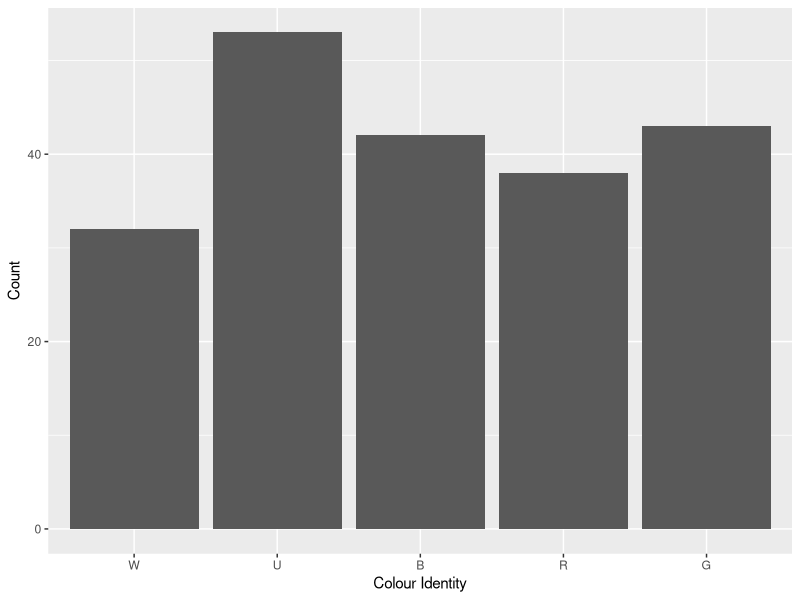
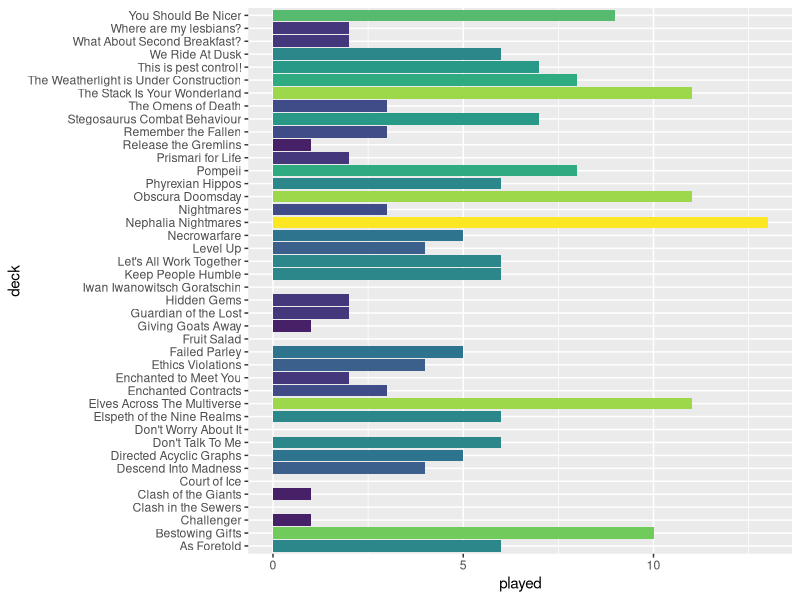
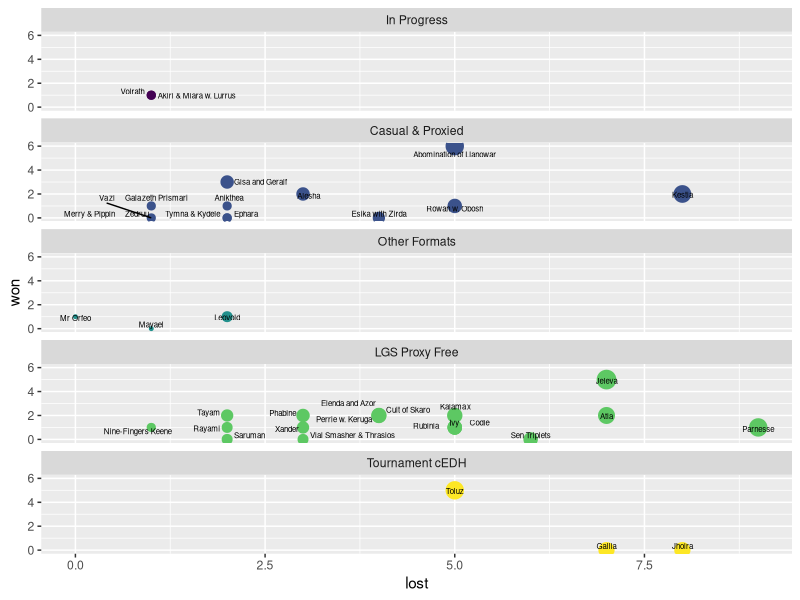
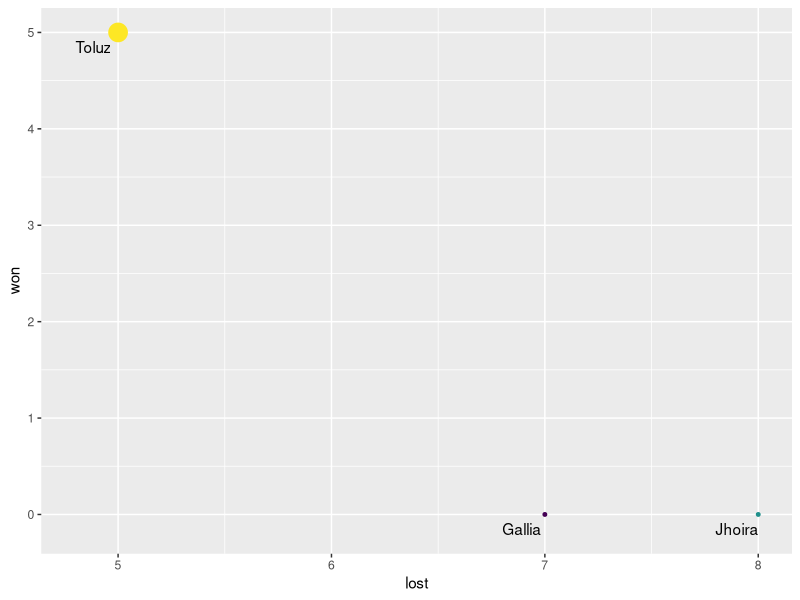
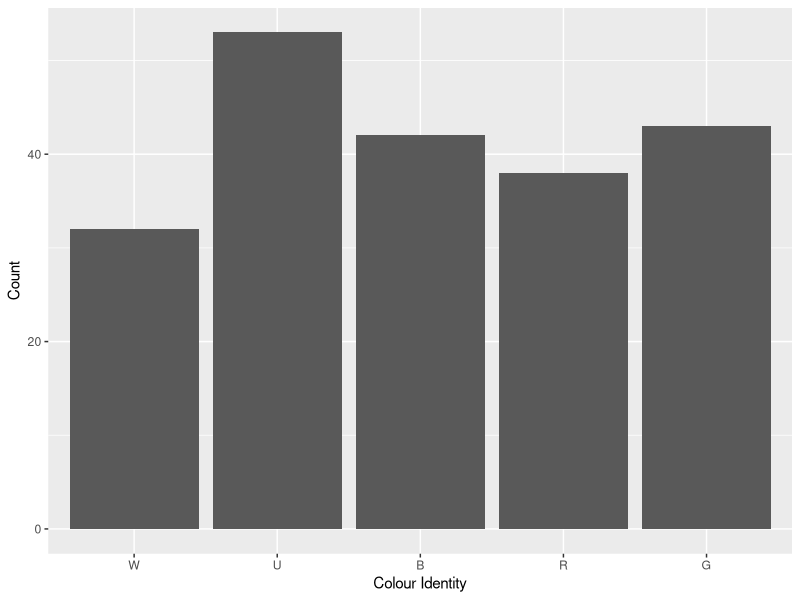
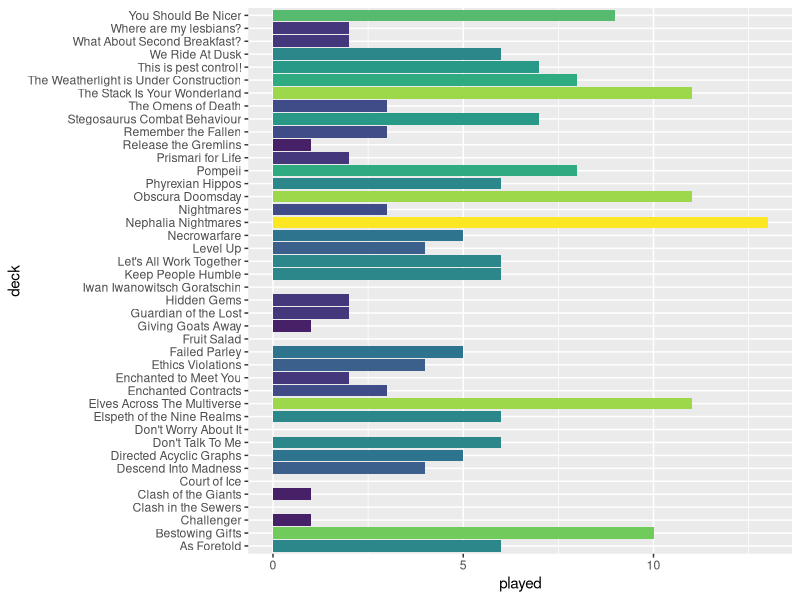
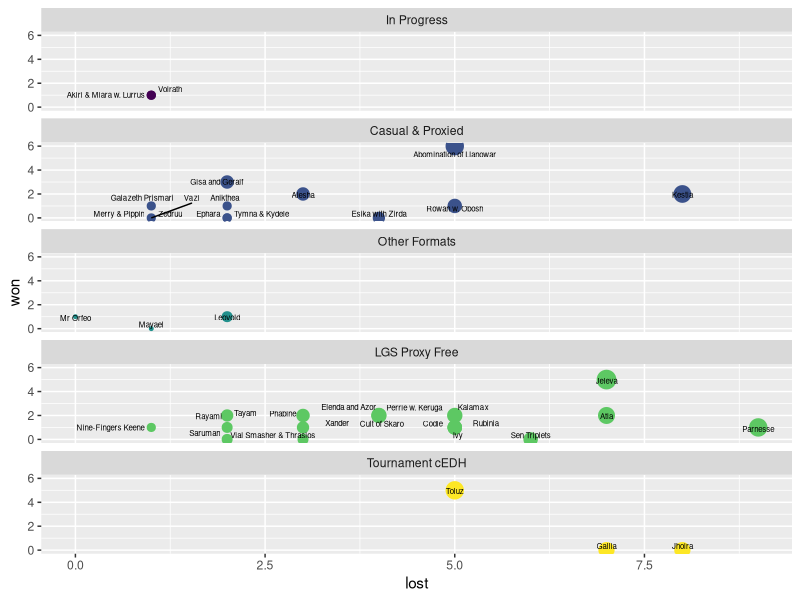
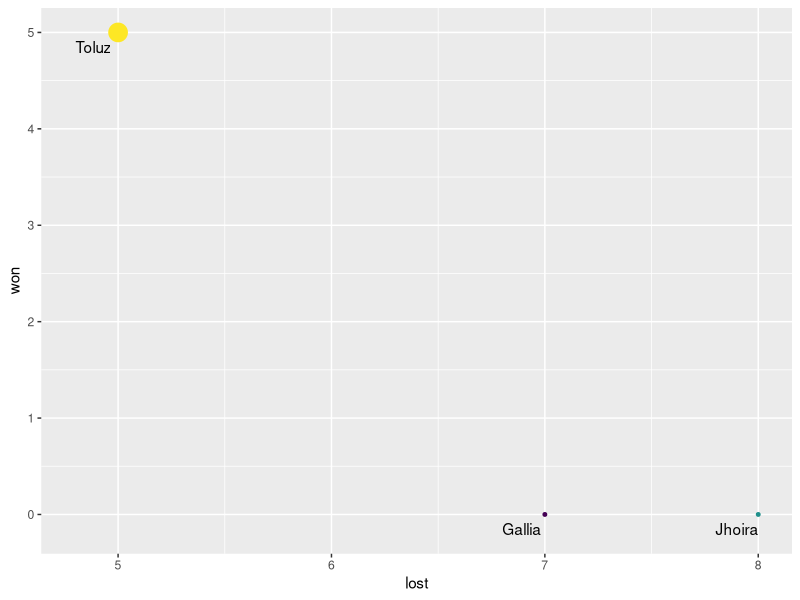

These charts were generated, in order, by the following R code:
library(forcats)
library(tidyverse)
library(viridis)
library(ggrepel)

# If you don't wan to edit your decks from within R, you can import any table with the same column names. 
decks<-data.frame(structure(list(deck=character(),commander=character(),power=factor(),played=numeric(),won=numeric(),draw=numeric(),lost=numeric(),priority=factor(),W=logical(),U=logical(),B=logical(),R=logical(),G=logical(),artist=character(),plane=character())))
decks<-decks%>%#priority 5: Tournament cEDH
  add_row(deck="Obscura Doomsday",commander="Toluz",power="9",played=11,won=5,draw=1,lost=5,priority="5",W=T,U=T,B=T,R=F,G=F,artist="Donato Giancola",plane='New Capenna')%>%
  add_row(deck="Pompeii",commander="Gallia",power="3",played=8,won=0,draw=1,lost=7,priority="5",W=F,U=F,B=F,R=T,G=T,artist="Johannes Voss",plane='Theros')%>% 
  add_row(deck="The Weatherlight is Under Construction",commander="Jhoira",power="7",played=8,won=0,draw=0,lost=8,priority="5",W=F,U=T,B=F,R=T,G=F,artist="Lisa Heidhoff",plane='Dominaria')%>%# priority 4: LGS proxy free
  add_row(deck="As Foretold",commander="Codie",power="5",played=6,won=1,draw=0,lost=5,priority="4",W=T,U=T,B=T,R=T,G=T,artist="Daniel Ljunggren",plane='Arcavios')%>%
  add_row(deck="Bestowing Gifts",commander="Kestia",power="5",played=10,won=2,draw=0,lost=8,priority="2",W=F,U=T,B=F,R=F,G=T,artist="Zezhou Chen",plane='Theros')%>%

  add_row(deck="Descend Into Madness",commander="Xander",power="5",played=4,won=1,draw=0,lost=3,priority="4",W=F,U=T,B=T,R=T,G=F,artist="Tran Nguyen",plane='New Capenna') %>%
  add_row(deck="Elspeth of the Nine Realms",commander="Rubinia",power="5",played=6,won=1,draw=0,lost=5,priority="4",W=T,U=T,B=F,R=F,G=T,artist="Cynthia Sheppard",plane='Unkown')%>%
  add_row(deck="Ethics Violations",commander="Tayam",power="6",played=4,won=2,draw=0,lost=2,priority="4",W=T,U=F,B=T,R=F,G=T,artist="Sam Burley",plane='Ikoria')%>%
  add_row(deck="Failed Parley",commander="Phabine",power="5",played=5,won=2,draw=0,lost=3,priority="4",W=F,U=T,B=T,R=F,G=T,artist="Ryan Pancoast",plane='New Capenna')%>%
  add_row(deck="Hidden Gems",commander="Tymna & Kydele",power="5",played=2,won=0,draw=0,lost=2,priority="2",W=T,U=T,B=T,R=F,G=T,artist="Winona Nelson,Bastien L. Deharme",plane='Theros,Theros')%>%
  add_row(deck="Keep People Humble",commander="Ivy",power="7",played=6,won=1,draw=0,lost=5,priority="4",W=F,U=T,B=F,R=F,G=T,artist="Evyn Fong",plane='Dominaria') %>% 
  add_row(deck="Let's All Work Together",commander="Sen Triplets",power="6",played=6,won=0,draw=0,lost=6,priority="4",W=T,U=T,B=T,R=F,G=F,artist="Greg Staples",plane='Alara,Alara,Alara')%>%
  add_row(deck="Nephalia Nightmares",commander="Jeleva",power="6",played=13,won=5,draw=1,lost=7,priority="4",W=F,U=T,B=T,R=T,G=F,artist="Cynthia Sheppard",plane='Innistrad')%>% 
  add_row(deck="Nightmares",commander="Vial Smasher & Thrasios",power="5",played=3,won=0,draw=0,lost=3,priority="4",W=F,U=T,B=T,R=T,G=T,artist="Deruchenko Alexander,Josu Hernaiz",plane='Tarkir,Theros')%>%
  add_row(deck="Phyrexian Hippos",commander="Perrie w. Keruga",power="6",played=6,won=2,draw=0,lost=4,priority="4",W=T,U=T,B=F,R=F,G=T,artist="Joshua Raphael,Dan Scott",plane='New Capenna,Ikoria') %>%
  add_row(deck="Remember the Fallen",commander="Rayami",power="6",played=3,won=1,draw=0,lost=2,priority="4",W=F,U=T,B=T,R=F,G=T,artist="Kieran Yanner",plane='Zendikar') %>%
  add_row(deck="Stegosaurus Combat Behaviour",commander="Kalamax",power="2",played=7,won=2,draw=0,lost=5,priority="4",W=F,U=T,B=F,R=T,G=T,artist="Nicholas Gregory",plane='Ikoria') %>%
  add_row(deck="The Omens of Death",commander="Saruman",power="6",played=3,won=0,draw=1,lost=2,priority="4",W=F,U=T,B=T,R=T,G=F,artist="Leonardo Borazio",plane='Middle Earth')%>%
  add_row(deck="The Stack Is Your Wonderland",commander="Parnesse",power="6",played=11,won=1,draw=1,lost=9,priority="4",W=F,U=T,B=T,R=T,G=F,artist="Svetlin Velinov",plane='New Capenna')%>%
  add_row(deck="We Ride At Dusk",commander="Elenda and Azor",power="6",played=6,won=2,draw=0,lost=4,priority="4",W=T,U=T,B=T,R=F,G=F,artist="Randy Vargas,Randy Vargas",plane='Ixalan,Ixalan')%>%
  add_row(deck="What About Second Breakfast?",commander="Merry & Pippin",power="5",played=2,won=0,draw=1,lost=1,priority="2",W=T,U=F,B=T,R=F,G=T,artist="Viko Menezes,Viko Menezes",plane='Middle Earth')%>%
  add_row(deck="Where are my lesbians?",commander="Nine-Fingers Keene",power="5",played=2,won=1,draw=0,lost=1,priority="4",W=F,U=T,B=T,R=F,G=T,artist="Nils Hamm",plane='Forgotten Realms')%>%
  add_row(deck="You Should Be Nicer",commander="Atla",power="6",played=9,won=2,draw=0,lost=7,priority="4",W=T,U=F,B=F,R=T,G=T,artist="Ekaterina Burmak",plane='Ixalan')%>% 
  # priority 3: Other formats
  add_row(deck="Challenger",commander="Mr Orfeo",power="4",played=1,won=1,draw=0,lost=0,priority="3",W=F,U=F,B=T,R=T,G=T,artist="Daarken",plane='New Capenna')%>%
  add_row(deck="Clash in the Sewers",commander="Satoru",power="5",played=0,won=0,draw=0,lost=0,priority="3",W=F,U=T,B=T,R=F,G=F,artist="Yoji Shinkawa",plane='Kamigawa')%>% 
  add_row(deck="Clash of the Giants",commander="Mayael",power="5",played=1,won=0,draw=0,lost=1,priority="3",W=T,U=F,B=F,R=T,G=T,artist="Jason Chan",plane='Alara')%>% 
  add_row(deck="Don't Worry About It",commander="Lukka",power="5",played=0,won=0,draw=0,lost=0,priority="3",W=F,U=F,B=F,R=T,G=T,artist="Chase Stone",plane='Ikoria') %>%
  add_row(deck="Enchanted Contracts",commander="Leovold",power="5",played=3,won=1,draw=0,lost=2,priority="3",W=F,U=T,B=T,R=F,G=T,artist="Magali Villeneuve",plane='Fiora') %>%
  # priority 2: Casual and Proxied 
  add_row(deck="Court of Ice",commander="Ertai",power="5",played=0,won=0,draw=0,lost=0,priority="2",W=T,U=T,B=T,R=F,G=F,artist="Sidharth Chaturvedi",plane='Dominaria')%>% 
  add_row(deck="Directed Acyclic Graphs",commander="Alesha",power="5",played=5,won=2,draw=0,lost=3,priority="2",W=T,U=F,B=T,R=T,G=F,artist="Winona Nelson",plane='Tarkir')%>%  
  add_row(deck="Don't Talk To Me",commander="Rowan w. Obosh",power="5",played=6,won=1,draw=0,lost=5,priority="2",W=F,U=F,B=T,R=T,G=F,artist="Abigail Larson,Denis Medri",plane='Eldraine,Ikoria')%>% 
  add_row(deck="Enchanted to Meet You",commander="Anikthea",power="7",played=2,won=1,draw=0,lost=2,priority="2",W=F,U=F,B=T,R=T,G=F,artist="Magali Villeneuve",plane='Theros')%>% 
  add_row(deck="Elves Across The Multiverse",commander="Abomination of Llanowar",power="7",played=11,won=6,draw=0,lost=5,priority="2",W=F,U=F,B=T,R=F,G=T,artist="Vincent Proce",plane='Dominaria',)%>%  
  add_row(deck="Fruit Salad",commander="Tazri",power="5",played=0,won=0,draw=0,lost=0,priority="2",W=T,U=T,B=F,R=T,G=F,artist="Chris Rahn",plane='Zendikar')%>% 
  add_row(deck="Giving Goats Away",commander="Zedruu",power="5",played=1,won=0,draw=0,lost=1,priority="2",W=T,U=T,B=F,R=T,G=F,artist="Mark Zug",plane='Ikoria')%>%
  add_row(deck="Guardian of the Lost",commander="Ephara",power="5",played=2,won=0,draw=0,lost=2,priority="2",W=T,U=T,B=F,R=F,G=F,artist="Jason A. Engle",plane='Theros')%>%
  add_row(deck="Iwan Iwanowitsch Goratschin",commander="Ruric Thar",power="5",played=0,won=0,draw=0,lost=0,priority="2",W=F,U=F,B=F,R=T,G=T,artist="Alice de Sampaio Kalkuhl (alter)",plane='Ravnica')%>%
  add_row(deck="Level Up",commander="Esika with Zirda",power="5",played=4,won=0,draw=0,lost=4,priority="2",W=T,U=T,B=T,R=T,G=T,artist="Nana Qi,GodMachine",plane='Kaldheim')%>%
  add_row(deck="Necrowarfare",commander="Gisa and Geralf",power="5",played=5,won=3,draw=0,lost=2,priority="2",W=F,U=T,B=T,R=F,G=F,artist="Aaron J. Riley",plane='Innistrad,Innistrad')%>%
  add_row(deck="Prismari for Life",commander="Galazeth Prismari",power="5",played=2,won=1,draw=0,lost=1,priority="2",W=F,U=T,B=F,R=T,G=F,artist="Iain McCaig",plane='Arcavios')%>%
  add_row(deck="Release the Gremlins",commander="Vazi",power="5",played=1,won=0,draw=0,lost=1,priority="2",W=F,U=T,B=F,R=T,G=T,artist="José Parodi",plane='New Capenna') %>%
 #priority 1: unsleeved and unfinished
  add_row(deck="A dangerous girl",commander="Lara Croft",power="5",played=0,won=0,draw=0,lost=0,priority="1",W=F,U=T,B=F,R=T,G=T,artist="Lie Setiawan",plane='Earth')%>% 
  add_row(deck="A glimpse of time",commander="River Song",power="5",played=0,won=0,draw=0,lost=0,priority="1",W=F,U=T,B=F,R=T,G=F,artist="Aurore Folny",plane='Tardis')%>% 
  add_row(deck="A Shrine to Gallifrey",commander="The Fourteenth Doctor & Peri Brown",power="5",played=0,won=0,draw=0,lost=0,priority="1",W=T,U=T,B=F,R=T,G=T,artist="Justyna Dura,Wangjie Li",plane='Tardis,Tardis')%>%   
  add_row(deck="Angel of Mercy",commander="Firja",power="5",played=0,won=0,draw=0,lost=0,priority="1",W=T,U=F,B=T,R=F,G=F,artist="GodMachine",plane='Kaldheim')%>%
  add_row(deck="Artificer's Guild",commander="The Shattergang Brothers",power="5",played=0,won=0,draw=0,lost=0,priority="1",W=F,U=F,B=T,R=T,G=T,artist="Kev Walker",plane='Ravnica,Ravnica,Ravnica')%>%  
  add_row(deck="Be Gay, Do Crimes",commander="Kynaios and Tiro",power="5",played=0,won=0,draw=0,lost=0,priority="1",W=T,U=T,B=F,R=T,G=T,artist="Willian Murai,Willian Murai",plane='Theros, Theros')%>%    
  add_row(deck="Beast Mode",commander="Yenna",power="5",played=0,won=0,draw=0,lost=0,priority="1",W=T,U=T,B=F,R=T,G=T,artist="Justyna Dura",plane="Eldraine")%>%    
  add_row(deck="Big Bad Drone",commander="Henzie",power="5",played=0,won=0,draw=0,lost=0,priority="1",W=F,U=F,B=T,R=T,G=T,artist="Johannes Voss",plane='New Capenna')%>%  
  add_row(deck="By the Grace of Will",commander="Will",power="5",played=0,won=0,draw=0,lost=0,priority="1",W=T,U=T,B=F,R=F,G=F,artist="Matteo Marjoram",plane='Eldraine')%>%  
  add_row(deck="Clueing for Looks",commander="Romana II & The Sixth Doctor",power="5",played=0,won=0,draw=0,lost=0,priority="1",W=T,U=T,B=F,R=F,G=T,artist="Tyukina Tatiana,Mike Uziel",plane='Tardis,Tardis')%>% 
  add_row(deck="Commited & Acquitted",commander="Eruth",power="5",played=0,won=0,draw=0,lost=0,priority="1",W=F,U=T,B=T,R=F,G=F,artist="Paul Jackson",plane='Innistrad')%>% 
  add_row(deck="Collector's Edition",commander="Pharika with Umori",power="5",played=0,won=0,draw=0,lost=0,priority="1",W=F,U=T,B=F,R=F,G=T,artist="Jason A. Engle,Daniel Warren Johnson",plane='Theros,Ikoria')%>% 
  add_row(deck="Consult the Oracle",commander="Volrath",power="6",played=2,won=1,draw=0,lost=1,priority="1",W=F,U=T,B=T,R=F,G=T,artist="",plane='Dominaria')%>% 
  add_row(deck="Defending Fblthp",commander="Fblthp",power="4",played=0,won=0,draw=0,lost=0,priority="1",W=F,U=T,B=F,R=F,G=F,artist="Marija Tiurina",plane='Ravnica')%>%
  add_row(deck="Elves With Stones",commander="Akiri & Miara w. Lurrus",power="6",played=2,won=1,draw=0,lost=1,priority="1",W=T,U=F,B=T,R=T,G=F,artist="David Gaillet,Johannes Voss,Steve Ellis",plane='Zendikar,Lorwyn,Ikoria')%>% 
  add_row(deck="Excavations",commander="Quintorius",power="F",played=0,won=0,draw=0,lost=0,priority="1",W=T,U=F,B=F,R=T,G=F,artist="Bryan Sola",plane='Strixhaven')%>% 
  add_row(deck="Fangorn Composting",commander="Old Man Willow",power="5",played=0,won=0,draw=0,lost=1,priority="1",W=F,U=F,B=T,R=F,G=T,artist="Miklós Ligeti",plane='Middle Earth')%>%
  add_row(deck="Fantastic!",commander="Ninth Doctor & Clara Oswald",power="5",played=0,won=0,draw=0,lost=1,priority="1",W=F,U=T,B=F,R=F,G=T,artist="Colin Boyer,Marta Nael",plane='Tardis,Tardis')%>%
  add_row(deck="Feeling Blue",commander="Owen Grady & Blue",power="5",played=0,won=0,draw=0,lost=1,priority="1",W=F,U=T,B=F,R=F,G=T,artist="Maaz Ali Khan,Jaroslav Kosmina",plane='Jurassic Park')%>%
  add_row(deck="Gender is a Construct",commander="Alharu & Silas",power="5",played=0,won=0,draw=0,lost=0,priority="1",W=T,U=T,B=T,R=F,G=F,artist="Chris Rallis,Joseph Meehan",plane='unkown,Alara')%>%
  add_row(deck="Gorm just wants hugs",commander="Gorm & Virtus",power="5",played=0,won=0,draw=0,lost=0,priority="1",W=F,U=T,B=F,R=F,G=T,artist="Johann Bodin,Johann Bodin",plane='Kylem,Kylem')%>%
  add_row(deck="Hidden Beasts",commander="Henry Wu",power="5",played=0,won=0,draw=0,lost=0,priority="1",W=F,U=T,B=T,R=F,G=T,artist="Justin Cornell",plane='Jurassic Park')%>%
  add_row(deck="It's destiny my love: destiny and chicken!",commander="Khovath & Sylvia",power="5",played=0,won=0,draw=0,lost=0,priority="1",W=T,U=F,B=F,R=T,G=F,artist="Carmen Sinek,Carmen Sinek",plane='Kylem,Kylem')%>%
  add_row(deck="Ixalan Omenpaths",commander="Xavier Sal",power="5",played=0,won=0,draw=0,lost=0,priority="1",W=F,U=T,B=T,R=F,G=T,artist="Ixalan Omenpaths",plane='Ixalan')%>%
  add_row(deck="Myotis nigricans",commander="Aclazotz",power="5",played=0,won=0,draw=0,lost=0,priority="1",W=F,U=F,B=T,R=F,G=F,artist="Steve Prescott",plane='Ixalan')%>%
  add_row(deck="Off to See the Golem",commander="",power="5",played=0,won=0,draw=0,lost=0,priority="1",W=T,U=F,B=F,R=T,G=F,artist="Matt Stewart",plane="Arcavios")%>%
  add_row(deck="Palaeoepidemiology",commander="Ian Malcolm",power="5",played=0,won=0,draw=0,lost=0,priority="1",W=F,U=T,B=T,R=F,G=T,artist="Bartek Fedyczak",plane="Earth")%>%
  add_row(deck="Shadowborn Devotion",commander="Raphael",power="5",played=0,won=0,draw=0,lost=0,priority="1",W=F,U=F,B=T,R=T,G=F,artist="Livia Prima",plane='Forgotten Realms')%>%
  add_row(deck="Spores on the Playground",commander="Slimefoot and Squee",power="5",played=0,won=0,draw=0,lost=0,priority="1",W=F,U=F,B=T,R=T,G=T,artist="Ivan Shavrin,Ivan Shavrin",plane='Dominaria,Dominaria')%>% 
  add_row(deck="Taphonomy",commander="Ellie and Alan",power="5",played=0,won=0,draw=0,lost=0,priority="1",W=T,U=T,B=F,R=F,G=T,artist="Zoltan Boros,Zoltan Boros",plane='Jurassic Park,Jurassic Park')%>% 
  add_row(deck="This is pest control!",commander="Cult of Skaro",power="6",played=7,won=2,draw=1,lost=4,priority="4",W=F,U=T,B=T,R=T,G=F,artist="Alexander Mokhov",plane='Skaro')%>% 
  add_row(deck="Tick, tick, tick, tick, boom!",commander="Sydri",power="5",played=0,won=0,draw=0,lost=0,priority="1",W=T,U=T,B=T,R=F,G=F,artist="Terese Nielsen",plane='Fiora')%>% 
  add_row(deck="Through Time and Space",commander="Susan & The Twelfth Doctor",power="5",played=0,won=0,draw=0,lost=0,priority="1",W=F,U=T,B=T,R=F,G=T,artist="Wangjie Li,Alexander Mokhov",plane='Tardis,Tardis')%>% 
  add_row(deck="Walls With Spikes",commander="Donna Noble & The Fifth Doctor",power="5",played=0,won=0,draw=0,lost=0,priority="1",W=T,U=T,B=F,R=T,G=F,artist="Andrey Kuzinskiy,Jake Murray",plane='Tardis,Tardis')%>%
  add_row(deck="Wanted for Treason",commander="Rex Nebula",power="5",played=0,won=0,draw=0,lost=0,priority="1",W=T,U=F,B=F,R=T,G=F,artist="Alexander Mokhov",plane='Space')%>%
  add_row(deck="Yorkshire Puddings",commander="The Thirteenth Doctor & K-9 Mart I",power="5",played=0,won=0,draw=0,lost=0,priority="1",W=F,U=T,B=F,R=F,G=T,artist="Lenka Šimečková,Tyler Walpole",plane='Tardis,Tardis')

# colour distibution
W<-decks%>%filter(W==T)%>%count()%>%pull(n)
U<-decks%>%filter(U==T)%>%count()%>%pull(n)
B<-decks%>%filter(B==T)%>%count()%>%pull(n)
R<-decks%>%filter(R==T)%>%count()%>%pull(n)
G<-decks%>%filter(G==T)%>%count()%>%pull(n)
colour<-c(W,U,B,R,G)
identity<-c("W","U","B","R","G")
colours<-cbind(colour,identity)
colours<-as.data.frame(colours)
colours<-colours%>%mutate(colour=as.numeric(colour))
col<-colours%>%ggplot(aes(x=fct_inorder(identity),colour))+
          geom_bar(stat="identity")+
          xlab("Colour Identity")+
          ylab("Count")
col 
ggsave("col.png")

#deck stats 
games<-decks%>%filter(priority!="1"&!is.na(priority))%>%ggplot(aes(played,deck,fill=played))+
        geom_bar(stat="identity")+
        scale_fill_viridis_c()+
        theme(legend.position="none")
games
ggsave(filename ="played.png",width=3000,height =2255, dpi=300,units="px",device='png')
# powerlevel
decks%>%group_by(power)%>%count()
# playable decks
decks%>%filter(priority>"1")%>%count()


# win stats 
played <- decks %>% filter(played>0) %>% mutate(win=(won+0.5*draw)/played) %>% arrange(-win)
played_results <- ggplot(played, aes(x=lost,y=won,label=commander)) +
  geom_point(aes(size=played,fill=commander,colour=priority))+
  geom_text_repel(aes(label = commander),size=2,vjust = -.5,max.overlaps = 21)+
  scale_colour_viridis_d()+
  theme(legend.position = "none")+
  facet_wrap(~priority,ncol=1,labeller = as_labeller(c("1"="In Progress","2"="Casual & Proxied","3"="Other Formats","4"="LGS Proxy Free","5"="Tournament cEDH")))
played_results
ggsave('results.png')
# cEDH stats 
cEDH <- decks %>% filter(priority=='5') %>% mutate(win=(won+0.5*draw)/played) %>% arrange(-win)
cEDH_results <- ggplot(cEDH, aes(x=lost,y=won,label=commander)) +
                  geom_point(aes(size=played,colour=commander))+
                  geom_text(check_overlap = TRUE,hjust = 0, nudge_x = -0.2,nudge_y = -0.15)+
                  scale_colour_viridis_d()+
                  theme(legend.position = "none")
cEDH_results
ggsave('cEDH_results.png')
buildme<-decks%>%filter(priority=="1")
buildme%>%pull(commander)
# wishlist (This is currently a little behind)


artists<-decks%>%separate_rows(artist,sep=',')%>%group_by(artist)%>%summarise(n=n())%>%arrange(desc(n))
artists
decks%>%dplyr::filter(str_detect(artist,"Johannes Voss"))%>%arrange(commander)%>%pull(commander) 

# filter by colour
decks%>%dplyr::filter(U==T&W==T)%>%pull(commander)

# planes 
planes <- decks %>% separate_rows(plane,sep=',') %>% drop_na() %>% group_by(plane) %>% summarise(n=n()) %>% arrange(-n)
planes
